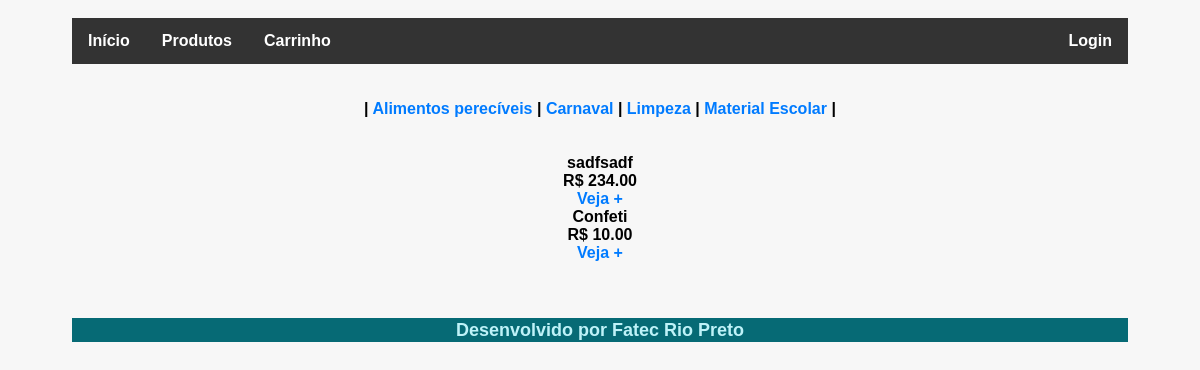
The page /main/indexvendas.php on the database its author committed.
### tables this page shows
CREATE TABLE `categorias` (
  `id` int(11) NOT NULL,
  `descricao` varchar(100) NOT NULL
);

CREATE TABLE `produtos` (
  `id` int(11) NOT NULL,
  `descricao` varchar(200) NOT NULL,
  `quantidade` decimal(10,3) NOT NULL,
  `precocusto` decimal(12,2) NOT NULL,
  `precovenda` decimal(10,2) NOT NULL,
  `unidade` varchar(20) NOT NULL,
  `idcategoria` int(11) NOT NULL
);

### main/indexvendas.php (the view)
<?php
require_once "topo.php";
?>
<?php
require_once "conexao.php";
$sql = "select DISTINCT(categorias.id), categorias.descricao
from categorias, produtos
where categorias.id=produtos.idcategoria
order by categorias.descricao";
$resultado = $conexao->query($sql);
$dados = $resultado->fetchAll(PDO::FETCH_ASSOC);
foreach ($dados as $linha) {
    echo "| <a href='indexvendas.php?categoria=$linha[id]'>
    $linha[descricao]</a> ";
}
echo "|<br><br><br>";
if(isset($_GET['categoria'])) {
    $var_categoria = $_GET['categoria'];
    $sql2 = "Select * from produtos where idcategoria=$var_categoria
    order by descricao";
} else {
    $sql2 = "SELECT * from produtos order by id desc limit 2";
}
$resultado2 = $conexao->query($sql2);
$dados2 = $resultado2->fetchAll(PDO::FETCH_ASSOC);
foreach ($dados2 as $linha2) {
    echo "<div class='produto'>$linha2[descricao]<br>
    R$ $linha2[precovenda]<br>
    <a href='vermais.php?id=$linha2[id]'>Veja +</a></div>";
}
require_once "rodape.php";
?>

### main/estilos.css (style rules this page uses)
* { margin:0; padding:0; font-family: Arial,sans-serif; }
div { display: block; }
body { min-height: 560px; flex-direction: column; font-weight: bold; text-align: center; display: block; position:absolute; height:570px; top: 0px; width: 88%; padding: 18px 6% 60px 6%; margin: 0 0 35px 0; background: rgb(247, 247, 247); }
a { color: #007bff; text-decoration: none; background-color: transparent; -webkit-text-decoration-skip: objects; }

### rows shown on the page
categorias: descricao "Alimentos perecíveis"
categorias: descricao "Carnaval"
categorias: descricao "Limpeza"
categorias: descricao "Material Escolar"
produtos: descricao "sadfsadf", precovenda "234.00"
produtos: descricao "Confeti", precovenda "10.00"
